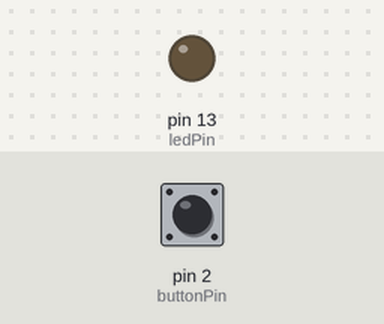
The sketch below on a simulated Arduino Uno, built with avr-gcc and run on an emulated ATmega328P. On the bench: output pins drawn as LEDs (lit = HIGH). The inputs (shaded band) are chosen by the test bench; at power-on: pin 2 (buttonPin) LOW.

Above: at 1.2 s.
1.3 s: pin 2 (buttonPin) pulled HIGH for 0.15 s
At 1.8 s:
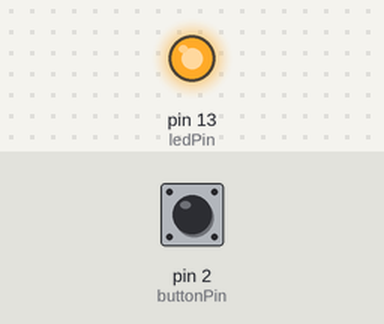
2.9 s: pin 2 (buttonPin) pulled HIGH for 1 s
At 4.2 s:
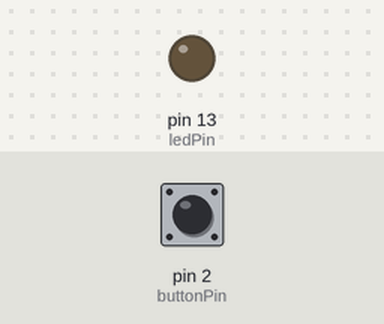
5.4 s: pin 2 (buttonPin) pulled HIGH for 3.2 s
At 6.1 s:
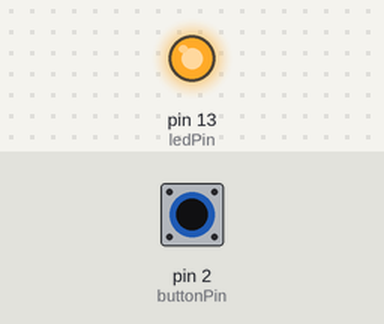
Timing chart, 0 to 8.4 s (numbered marks = the images above; inputs shaded):
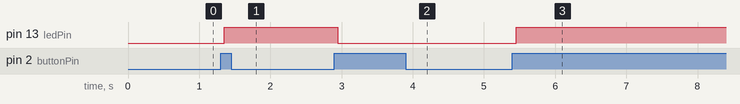

Measured:
- after the input at 1.3 s, pin 13 (ledPin): LOW → HIGH after 0.05 s
- after the input at 2.9 s, pin 13 (ledPin): HIGH → LOW after 0.05 s
- after the input at 5.4 s, pin 13 (ledPin): LOW → HIGH after 0.05 s

The sketch:

script.ino
```cpp
const int buttonPin = 2;     // pushbutton pin
const int ledPin = 13;       // built-in LED pin

int ledState = LOW;          // LED status
int buttonState;             // current button reading
int lastButtonState = LOW;   // previous button reading

unsigned long lastDebounceTime = 0;
unsigned long debounceDelay = 50;   // debounce time in milliseconds

void setup() {
  pinMode(buttonPin, INPUT);   // button as input
  pinMode(ledPin, OUTPUT);     // LED as output
  digitalWrite(ledPin, ledState);
}

void loop() {
  int reading = digitalRead(buttonPin);

  if (reading != lastButtonState) {
    lastDebounceTime = millis();  // reset the debounce timer
  }

  if ((millis() - lastDebounceTime) > debounceDelay) {
    if (reading != buttonState) {
      buttonState = reading;

      // toggle the LED only when the button is pressed
      if (buttonState == HIGH) {
        ledState = !ledState;
        digitalWrite(ledPin, ledState);
      }
    }
  }

  lastButtonState = reading;
}
```
